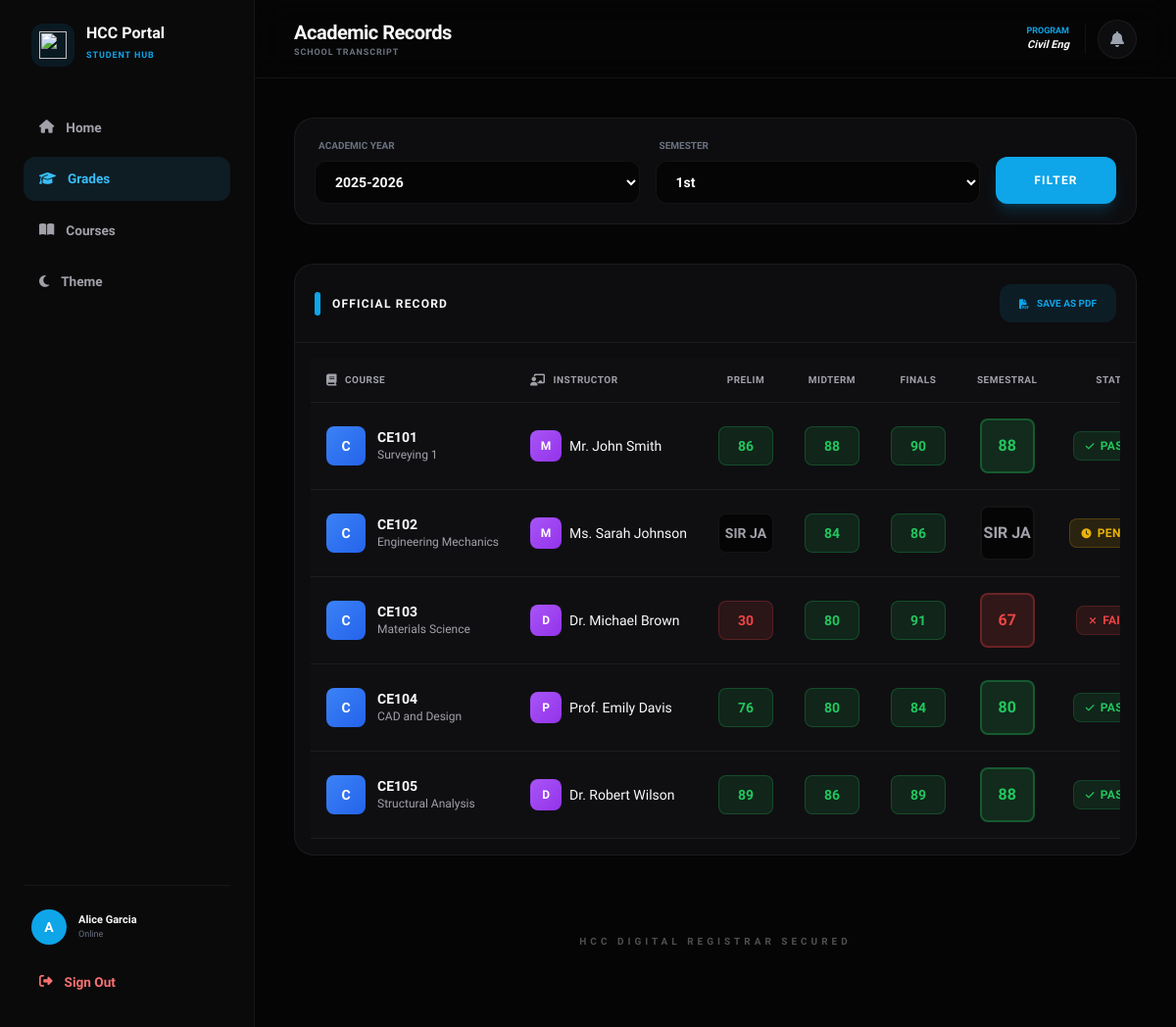
Screenshot of /views/Student/studentdashboard.php (signed in) with the database file from the repository.
### tables this page shows
CREATE TABLE `tb_students` (
  `student_id` int(11) NOT NULL,
  `user_id` int(11) DEFAULT NULL,
  `student_no` varchar(20) DEFAULT NULL,
  `full_name` varchar(100) DEFAULT NULL,
  `program` enum('Civil Eng','Computer Eng','IT','CS','ACT') DEFAULT NULL
);

### includes/helpers.php (called while the page is built, shortened)
<?php
function h(string $value): string
{
    return htmlspecialchars($value, ENT_QUOTES, 'UTF-8');
}

### crud/student_read.php (called while the page is built, shortened)
<?php
require_once __DIR__ . '/../includes/helpers.php';
$syId = $syId ? (int)$syId : null;
$semId = $semId ? (int)$semId : null;

### views/Student/studentdashboard.php (the view, shortened to what this page needs)
<?php
require_once __DIR__ . '/../../includes/db.php';
require_once __DIR__ . '/../../includes/helpers.php';
$user = current_user();
$student = null;
$stmt = $mysqli->prepare('SELECT student_id, full_name, program FROM tb_students WHERE user_id = ?');
if ($stmt) {
    $stmt->bind_param('i', $user['user_id']);
    if ($stmt->execute()) {
        $student = $stmt->get_result()->fetch_assoc();
    } else {
        error_log('Error fetching student: ' . $stmt->error);
    }
} else {
    error_log('Prepare error: ' . $mysqli->error);
}
$syList = [];
$semList = [];
$syResult = $mysqli->query('SELECT sy_id, school_year FROM tb_school_years ORDER BY school_year DESC');
if ($syResult === false) {
    error_log('Error fetching school years: ' . $mysqli->error);
} else {
    $syList = $syResult->fetch_all(MYSQLI_ASSOC);
}
$semResult = $mysqli->query('SELECT sem_id, semester FROM tb_semesters ORDER BY sem_id ASC');
if ($semResult === false) {
    error_log('Error fetching semesters: ' . $mysqli->error);
} else {
    $semList = $semResult->fetch_all(MYSQLI_ASSOC);
}
$syId = $_GET['sy_id'] ?? '';
$semId = $_GET['sem_id'] ?? '';
require __DIR__ . '/../../crud/student_read.php';
?>
<!DOCTYPE html>
<html lang="en">
<head>
    <script src="https://cdn.tailwindcss.com"></script>
    <link href="https://cdnjs.cloudflare.com/ajax/libs/font-awesome/6.5.1/css/all.min.css" rel="stylesheet">
</head>
<body class="flex flex-col lg:flex-row min-h-screen">
    <aside class="sidebar flex flex-col p-6 h-screen sticky top-0 z-50">
        <div class="logo-section mb-10 px-2 flex items-center gap-3">
            <div class="p-2 bg-sky-500/10 rounded-xl">
                <img src="https://hccp-sms.holycrosscollegepampanga.edu.ph/public/assets/images/logo4.png" class="w-7 h-7 object-contain">
            </div>
            <div>
                <h1 class="text-md font-black leading-none">HCC Portal</h1>
                <span class="text-[9px] text-sky-500 font-bold uppercase tracking-widest">Student Hub</span>
            </div>
        </div>
        <nav class="flex flex-1 flex-row lg:flex-col lg:space-y-2">
            <a href="#" class="nav-link"><i class="fa-solid fa-house"></i><span class="lg:inline">Home</span></a>
            <a href="#" class="nav-link active"><i class="fa-solid fa-graduation-cap"></i><span class="lg:inline">Grades</span></a>
            <a href="#" class="nav-link"><i class="fa-solid fa-book-open"></i><span class="lg:inline">Courses</span></a>
            <button onclick="toggleTheme()" class="nav-link"><i id="theme-icon" class="fa-solid fa-moon"></i><span class="lg:inline">Theme</span></button>
        </nav>
        <div class="user-section mt-auto pt-6 border-t border-[var(--border)]">
            <div class="flex items-center gap-3 px-2 mb-4">
                <div class="w-9 h-9 rounded-full bg-sky-500 flex items-center justify-center font-bold text-white text-sm">
                    <?php echo strtoupper(substr($student['full_name'], 0, 1)); ?>
                </div>
                <div class="overflow-hidden">
                    <p class="text-[11px] font-bold truncate"><?php echo h($student['full_name']); ?></p>
                    <p class="text-[9px] text-gray-500">Online</p>
                </div>
            </div>
            <a href="/Grading_System/logout.php" class="sign-out-btn nav-link text-red-400 hover:bg-red-500/10">
                <i class="fa-solid fa-right-from-bracket"></i> Sign Out
            </a>
        </div>
    </aside>
    <div class="flex-1 flex flex-col w-full overflow-hidden">
        <header class="h-16 lg:h-20 px-6 lg:px-10 flex items-center justify-between sticky top-0 bg-[var(--bg-main)]/70 backdrop-blur-lg z-40 border-b border-[var(--border)]">
            <div>
                <h1 class="text-lg lg:text-xl font-black tracking-tight">Academic Records</h1>
                <p class="text-[9px] text-gray-500 font-bold uppercase tracking-widest">School Transcript</p>
            </div>
            <div class="flex items-center gap-3">
                <div class="hidden sm:flex flex-col items-end pr-4 border-r border-[var(--border)]">
                    <span class="text-[9px] font-bold text-sky-500 uppercase">Program</span>
                    <span class="text-[11px] font-extrabold italic"><?php echo h($student['program']); ?></span>
                </div>
                <button class="w-10 h-10 rounded-full bg-[var(--bg-card)] border border-[var(--border)] flex items-center justify-center text-gray-400">
                    <i class="fa-solid fa-bell"></i>
                </button>
            </div>
        </header>
        <main class="p-4 lg:p-10 max-w-6xl mx-auto w-full space-y-6 lg:space-y-10">
            <div class="glass-card p-5 no-print">
                <form class="grid grid-cols-1 md:grid-cols-12 gap-4 items-end">
                    <div class="md:col-span-5">
                        <label class="text-[10px] font-black text-gray-500 uppercase ml-1 mb-2 block">Academic Year</label>
                        <select name="sy_id" class="w-full bg-[var(--bg-main)] border border-[var(--border)] rounded-xl px-4 py-3 text-sm font-bold outline-none focus:ring-2 ring-sky-500/20">
                            <?php foreach ($syList as $sy): ?>
                                <option value="<?php echo (int)$sy['sy_id']; ?>" <?php echo ((string)$syId === (string)$sy['sy_id']) ? 'selected' : ''; ?>><?php echo h($sy['school_year']); ?></option>
                            <?php endforeach; ?>
                        </select>
                    </div>
                    <div class="md:col-span-5">
                        <label class="text-[10px] font-black text-gray-500 uppercase ml-1 mb-2 block">Semester</label>
                        <select name="sem_id" class="w-full bg-[var(--bg-main)] border border-[var(--border)] rounded-xl px-4 py-3 text-sm font-bold outline-none focus:ring-2 ring-sky-500/20">
                            <?php foreach ($semList as $sem): ?>
                                <option value="<?php echo (int)$sem['sem_id']; ?>" <?php echo ((string)$semId === (string)$sem['sem_id']) ? 'selected' : ''; ?>><?php echo h($sem['semester']); ?></option>
                            <?php endforeach; ?>
                        </select>
                    </div>
                    <div class="md:col-span-2">
                        <button type="submit" class="w-full bg-sky-500 text-white h-[48px] rounded-xl font-black text-xs uppercase tracking-widest shadow-lg shadow-sky-500/20 active:scale-95 transition-all">
                            Filter
                        </button>
                    </div>
                </form>
            </div>
            <div class="glass-card overflow-hidden">
                <div class="p-5 border-b border-[var(--border)] flex flex-wrap justify-between items-center gap-4">
                    <div class="flex items-center gap-3">
                        <div class="w-1.5 h-6 bg-sky-500 rounded-full"></div>
                        <h3 class="font-black uppercase text-xs tracking-widest">Official Record</h3>
                    </div>
                    <button onclick="window.print()" class="no-print w-full sm:w-auto flex items-center justify-center gap-2 text-[10px] font-black uppercase bg-sky-500/10 text-sky-500 px-5 py-3 rounded-xl hover:bg-sky-500 hover:text-white transition-all">
                        <i class="fa-solid fa-file-pdf"></i> Save as PDF
                    </button>
                </div>
                <div class="table-container p-2 lg:p-4">
                    <?php require __DIR__ . '/../../includes/components/student_grades_table.php'; ?>
                </div>
            </div>
            <footer class="text-center py-10 opacity-30">
                <p class="text-[10px] font-bold uppercase tracking-[0.4em]">HCC Digital Registrar Secured</p>
            </footer>
        </main>
    </div>
</body>
</html>

### views/Student/studentdashboard.php (style rules this page uses)
:root { --bg-main: #050505; --bg-sidebar: #0a0a0b; --bg-card: rgba(18, 18, 20, 0.7); --text-main: #fafafa; --text-muted: #a1a1aa; --accent: #38bdf8; --accent-glow: rgba(56, 189, 248, 0.1); --border: rgba(255, 255, 255, 0.06); --sidebar-width: 260px; }
body { font-family: 'Plus Jakarta Sans', sans-serif; background-color: var(--bg-main); color: var(--text-main); transition: background 0.4s ease; overflow-x: hidden; }
.sidebar { width: var(--sidebar-width); background-color: var(--bg-sidebar); border-right: 1px solid var(--border); backdrop-filter: blur(20px); }
.nav-link { display: flex; align-items: center; gap: 12px; padding: 12px 16px; border-radius: 12px; font-size: 0.85rem; font-weight: 600; color: var(--text-muted); transition: all 0.3s ease; }
.nav-link:hover, .nav-link.active { color: var(--accent); background: var(--accent-glow); }
.glass-card { background: var(--bg-card); backdrop-filter: blur(12px); border: 1px solid var(--border); border-radius: 20px; }
.table-container { width: 100%; overflow-x: auto; -webkit-overflow-scrolling: touch; }

### rows the page displays
tb_students: full_name "A", full_name "Alice Garcia", program "Civil Eng"

### other values shown
substr($row['course_code'], 0, 1) "C"
$row['course_code'] "CE101"
$row['course_name'] "Surveying 1"
substr($row['teacher_name'], 0, 1) "M"
$row['teacher_name'] "Mr. John Smith"
$displayGrade "86"
$displayGrade "88"
$displayGrade "90"
$row['course_code'] "CE102"
$row['course_name'] "Engineering Mechanics"
$row['teacher_name'] "Ms. Sarah Johnson"
$displayGrade "SIR JA"
$displayGrade "84"
$row['course_code'] "CE103"
$row['course_name'] "Materials Science"
